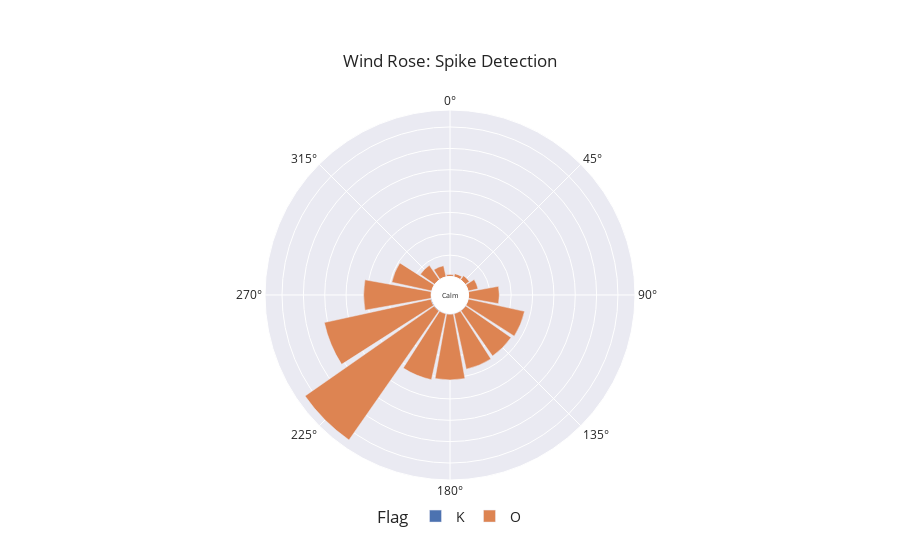

Notebook source saved alongside this figure:
### Markdown cell above
![](sites/TUMR.jpg)

### Code cell
# RDIR TUM Klinikum rechts der Isar Haidhausen
df_site = extract_site_data(df=df, dates = dates, site_name="RDIR")

plot_wind_rose(df_site, column="Flag")

### Figure 1 — Plotly figure (JSON) as saved in the notebook; plotly's stock layout.template omitted (floating-point values rounded to 4 significant figures)
{"data": [{"hovertemplate": "Flag=K<br>len=%{r}<br>cardinal_direction=%{theta}<extra></extra>", "legendgroup": "K", "marker": {"color": "rgb(76,114,176)", "pattern": {"shape": ""}}, "name": "K", "r": [26, 4, 326, 74, 280, 280, 123, 33, 161, 15, 302, 62, 471, 446, 332, 37], "showlegend": true, "subplot": "polar", "theta": [45, 0, 202.5, 90, 135, 270, 292.5, 337.5, 112.5, 22.5, 157.5, 315, 247.5, 225, 180, 67.5], "type": "barpolar"}, {"hovertemplate": "Flag=O<br>len=%{r}<br>cardinal_direction=%{theta}<extra></extra>", "legendgroup": "O", "marker": {"color": "rgb(221,132,82)", "pattern": {"shape": ""}}, "name": "O", "r": [26595, 26918, 5352, 1561, 2356, 924, 31507, 8194, 25890, 31623, 14349, 19102, 51126, 30774, 73634, 4722], "showlegend": true, "subplot": "polar", "theta": [157.5, 112.5, 337.5, 22.5, 45, 0, 270, 315, 135, 202.5, 90, 292.5, 247.5, 180, 225, 67.5], "type": "barpolar"}], "layout": {"annotations": [{"font": {"size": 7}, "showarrow": false, "text": "Calm", "x": 0.5, "y": 0.5}], "barmode": "relative", "legend": {"font": {"size": 14}, "orientation": "h", "title": {"text": "Flag"}, "tracegroupgap": 0, "x": 0.5, "xanchor": "center", "y": -0.1, "yanchor": "middle"}, "margin": {"t": 110}, "polar": {"angularaxis": {"direction": "clockwise", "rotation": 90}, "domain": {"x": [0, 1], "y": [0, 1]}, "hole": 0.1, "radialaxis": {"linewidth": 0, "showticklabels": false, "ticks": ""}}, "title": {"text": "Wind Rose: Spike Detection", "xanchor": "center", "yanchor": "top"}}}
